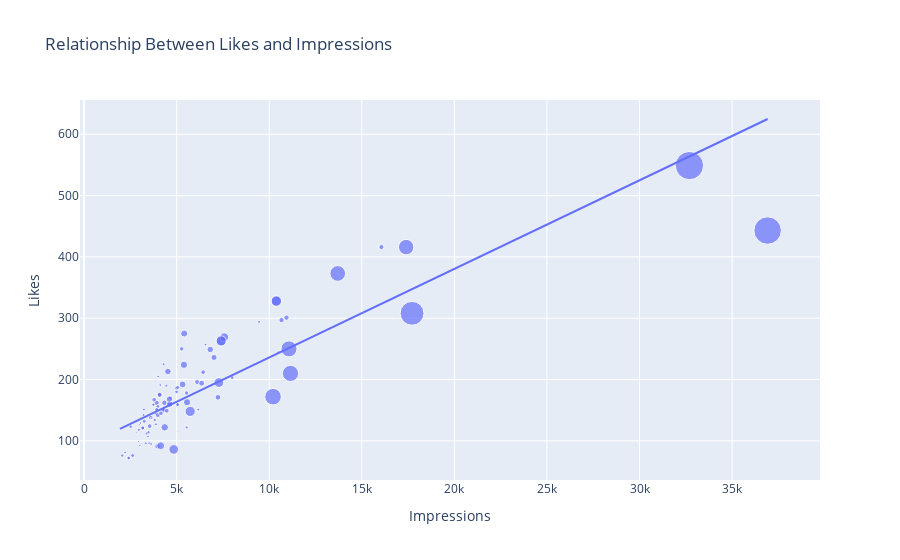

The notebook cell saved with this chart:
### Code cell
figure = px.scatter(data_frame = data, x="Impressions",
                    y="Likes", size="From Explore", trendline="ols", 
                    title = "Relationship Between Likes and Impressions")
figure.show()
